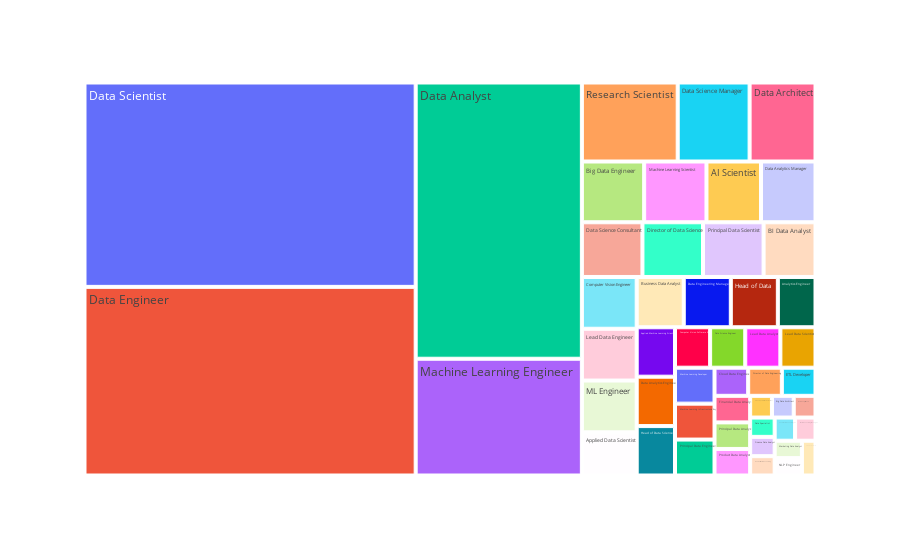

The notebook cell this image was saved under:
### Markdown cell above
Job title

### Code cell
px.treemap(df_salaries, path=['job_title'])

### Figure 1 — Plotly figure (JSON) as saved in the notebook; plotly's stock layout.template omitted (floating-point values rounded to 4 significant figures)
{"data": [{"branchvalues": "total", "domain": {"x": [0.0, 1.0], "y": [0.0, 1.0]}, "hovertemplate": "labels=%{label}<br>count=%{value}<br>parent=%{parent}<br>id=%{id}<extra></extra>", "ids": ["3D Computer Vision Researcher", "AI Scientist", "Analytics Engineer", "Applied Data Scientist", "Applied Machine Learning Scientist", "BI Data Analyst", "Big Data Architect", "Big Data Engineer", "Business Data Analyst", "Cloud Data Engineer", "Computer Vision Engineer", "Computer Vision Software Engineer", "Data Analyst", "Data Analytics Engineer", "Data Analytics Lead", "Data Analytics Manager", "Data Architect", "Data Engineer", "Data Engineering Manager", "Data Science Consultant", "Data Science Engineer", "Data Science Manager", "Data Scientist", "Data Specialist", "Director of Data Engineering", "Director of Data Science", "ETL Developer", "Finance Data Analyst", "Financial Data Analyst", "Head of Data", "Head of Data Science", "Head of Machine Learning", "Lead Data Analyst", "Lead Data Engineer", "Lead Data Scientist", "Lead Machine Learning Engineer", "ML Engineer", "Machine Learning Developer", "Machine Learning Engineer", "Machine Learning Infrastructure Engineer", "Machine Learning Manager", "Machine Learning Scientist", "Marketing Data Analyst", "NLP Engineer", "Principal Data Analyst", "Principal Data Engineer", "Principal Data Scientist", "Product Data Analyst", "Research Scientist", "Staff Data Scientist"], "labels": ["3D Computer Vision Researcher", "AI Scientist", "Analytics Engineer", "Applied Data Scientist", "Applied Machine Learning Scientist", "BI Data Analyst", "Big Data Architect", "Big Data Engineer", "Business Data Analyst", "Cloud Data Engineer", "Computer Vision Engineer", "Computer Vision Software Engineer", "Data Analyst", "Data Analytics Engineer", "Data Analytics Lead", "Data Analytics Manager", "Data Architect", "Data Engineer", "Data Engineering Manager", "Data Science Consultant", "Data Science Engineer", "Data Science Manager", "Data Scientist", "Data Specialist", "Director of Data Engineering", "Director of Data Science", "ETL Developer", "Finance Data Analyst", "Financial Data Analyst", "Head of Data", "Head of Data Science", "Head of Machine Learning", "Lead Data Analyst", "Lead Data Engineer", "Lead Data Scientist", "Lead Machine Learning Engineer", "ML Engineer", "Machine Learning Developer", "Machine Learning Engineer", "Machine Learning Infrastructure Engineer", "Machine Learning Manager", "Machine Learning Scientist", "Marketing Data Analyst", "NLP Engineer", "Principal Data Analyst", "Principal Data Engineer", "Principal Data Scientist", "Product Data Analyst", "Research Scientist", "Staff Data Scientist"], "name": "", "parents": ["", "", "", "", "", "", "", "", "", "", "", "", "", "", "", "", "", "", "", "", "", "", "", "", "", "", "", "", "", "", "", "", "", "", "", "", "", "", "", "", "", "", "", "", "", "", "", "", "", ""], "values": [1, 7, 4, 5, 4, 6, 1, 8, 5, 2, 6, 3, 97, 4, 1, 7, 11, 132, 5, 7, 3, 12, 143, 1, 2, 7, 2, 1, 2, 5, 4, 1, 3, 6, 3, 1, 6, 3, 41, 3, 1, 8, 1, 1, 2, 3, 7, 2, 16, 1], "type": "treemap"}], "layout": {"legend": {"tracegroupgap": 0}, "margin": {"t": 60}}}
